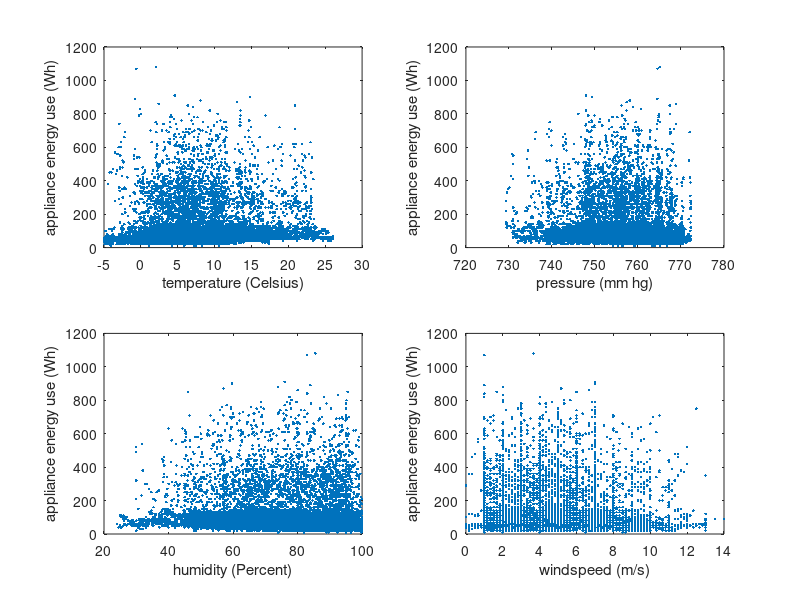

Source code (MATLAB): (Note: this script raises an error after producing the figure.)
%% Workshop 7
%% Preliminary analysis

delimiterIn = ',';
A = importdata('APPLIANCES2.csv',delimiterIn);
 
%% scatterplots of data
appliances = A.data(:,1);
temperature = A.data(:,2);
pressure = A.data(:,3);
humidity = A.data(:,4);
windspeed = A.data(:,5);
 
clf
subplot(2,2,1)
plot(temperature,appliances,'.')
xlabel('temperature (Celsius)')
ylabel('appliance energy use (Wh)')
 
subplot(2,2,2)
plot(pressure,appliances,'.')
xlabel('pressure (mm hg)')
ylabel('appliance energy use (Wh)')
 
subplot(2,2,3)
plot(humidity,appliances,'.')
xlabel('humidity (Percent)')
ylabel('appliance energy use (Wh)')
 
subplot(2,2,4)
plot(windspeed,appliances,'.')
xlabel('windspeed (m/s)')
ylabel('appliance energy use (Wh)')

% create a table for the data:
data = table(temperature,pressure,humidity,windspeed,appliances,'VariableNames',{'temperature','pressure','humidity','windspeed','appliances'});
% show first few rows of table
data(1:5,:)
